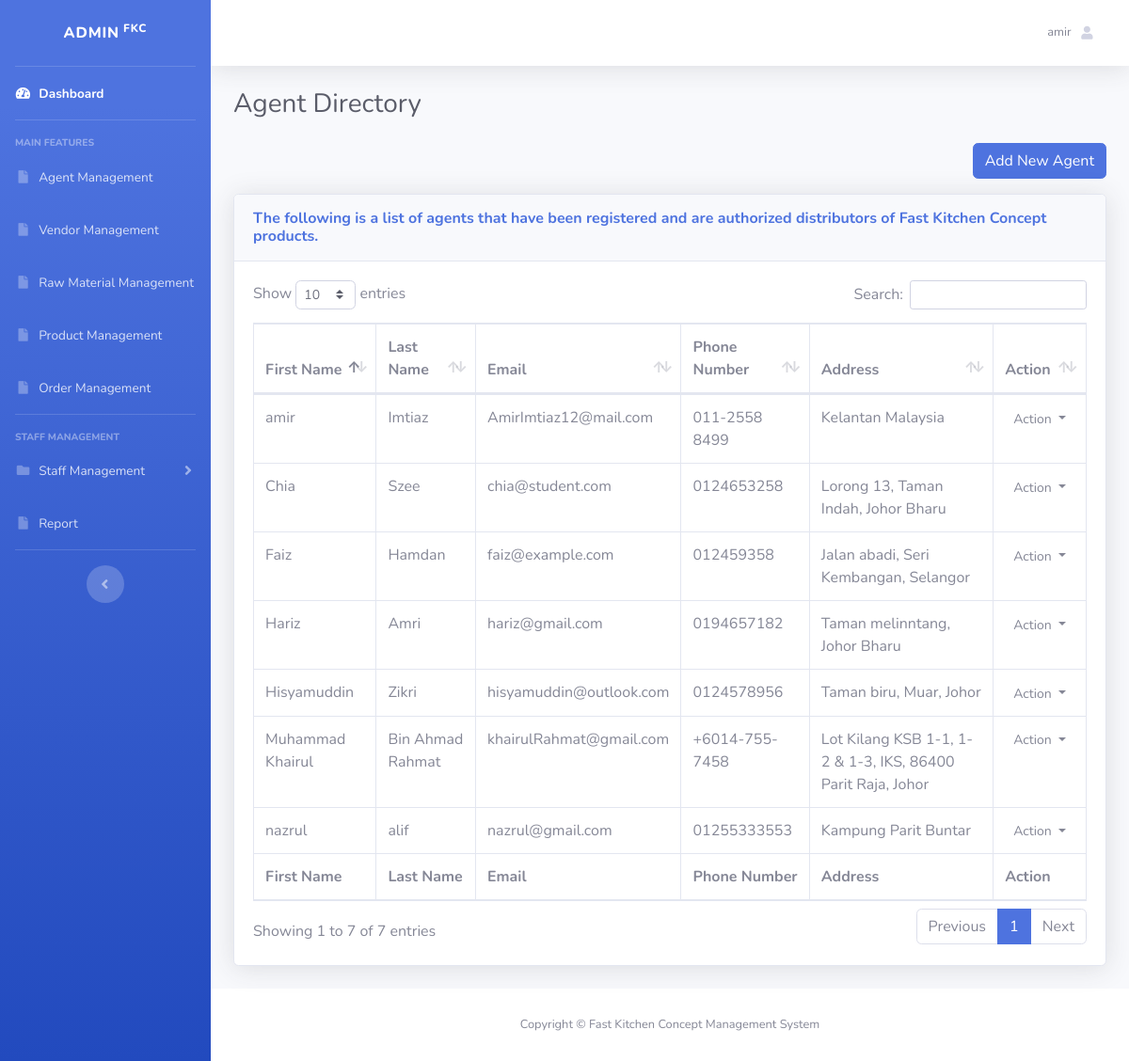
Page /admin/agent_management/index.php (signed in) on the committed database.
### tables this page shows
CREATE TABLE `agent` (
  `id_agent` int(25) NOT NULL,
  `agent_fname` varchar(255) NOT NULL,
  `agent_lname` varchar(255) NOT NULL,
  `agent_email` varchar(255) NOT NULL,
  `agent_phone` varchar(255) NOT NULL,
  `agent_address` varchar(255) NOT NULL
);

### admin/agent_management/index.php (the view, shortened to what this page needs)
<?php
require('../../db/db_connect.php');
?>
<!DOCTYPE html>
<html lang="en">
<head>
    <link href="../../vendor/fontawesome-free/css/all.min.css" rel="stylesheet" type="text/css">
    <link href="../../css/sb-admin-2.min.css" rel="stylesheet">
        <link href="../../vendor/datatables/dataTables.bootstrap4.min.css" rel="stylesheet">
</head>
<body id="page-top">
    <div id="wrapper">
        <ul class="navbar-nav bg-gradient-primary sidebar sidebar-dark accordion" id="accordionSidebar">
            <a class="sidebar-brand d-flex align-items-center justify-content-center" href="index.php">
                <div class="sidebar-brand-text mx-2">ADMIN<sup> FKC</sup></div>
            </a>
            <hr class="sidebar-divider my-0">
            <li class="nav-item active">
                <a class="nav-link" href="../index.php">
                    <i class="fas fa-fw fa-tachometer-alt"></i>
                    <span>Dashboard</span></a>
            </li>
            <hr class="sidebar-divider">
            <div class="sidebar-heading">
                Main Features
            </div>
            <li class="nav-item">
                <a class="nav-link" href="index.php">
                    <i class="fas fa-fw fa-file"></i>
                    <span>Agent Management</span></a>
            </li>
            <li class="nav-item">
                <a class="nav-link" href="../vendor_management/index.php">
                    <i class="fas fa-fw fa-file"></i>
                    <span>Vendor Management</span></a>
            </li>
            <li class="nav-item">
                <a class="nav-link" href="../raw_material_management/index.php">
                    <i class="fas fa-fw fa-file"></i>
                    <span>Raw Material Management</span></a>
            </li>
            <li class="nav-item">
                <a class="nav-link" href="../product_management/index.php">
                    <i class="fas fa-fw fa-file"></i>
                    <span>Product Management</span></a>
            </li>
            <li class="nav-item">
                <a class="nav-link" href="../order_management/index.php">
                    <i class="fas fa-fw fa-file"></i>
                    <span>Order Management</span></a>
            </li>
            <hr class="sidebar-divider">
            <div class="sidebar-heading">
                Staff Management
            </div>
            <li class="nav-item">
                <a class="nav-link collapsed" href="#" data-toggle="collapse" data-target="#collapsePages"
                    aria-expanded="true" aria-controls="collapsePages">
                    <i class="fas fa-fw fa-folder"></i>
                    <span>Staff Management</span>
                </a>
            </li>
            <li class="nav-item">
                <a class="nav-link" href="../report_management/index.php">
                    <i class="fas fa-fw fa-file"></i>
                    <span>Report</span></a>
            </li>
            <hr class="sidebar-divider d-none d-md-block">
            <div class="text-center d-none d-md-inline">
                <button class="rounded-circle border-0" id="sidebarToggle"></button>
            </div>
        </ul>
        <div id="content-wrapper" class="d-flex flex-column">
            <div id="content">
                <nav class="navbar navbar-expand navbar-light bg-white topbar mb-4 static-top shadow">
                    <ul class="navbar-nav ml-auto">
                        <li class="nav-item dropdown no-arrow">
                            <a class="nav-link dropdown-toggle" href="#" id="userDropdown" role="button"
                                data-toggle="dropdown" aria-haspopup="true" aria-expanded="false">
                                <span class="mr-2 d-none d-lg-inline text-gray-600 small">    <?php echo $_SESSION['name']; ?></span>
                                <i class="fas fa-user fa-sm fa-fw mr-2 text-gray-400"></i>
                            </a>
                        </li>
                    </ul>
                </nav>
 <div class="container-fluid">
    <h1 class="h3 mb-2 text-gray-800">Agent Directory</h1>
    <div class="text-right">
        <a href="addAgent.php" class="btn btn-primary mb-3">Add New Agent</a>
    </div>
    <div class="card shadow mb-4">
        <div class="card-header py-3">
            <h6 class="m-0 font-weight-bold text-primary">The following is a list of agents that have been registered and are authorized distributors of Fast Kitchen Concept products.</h6>
        </div>
        <div class="card-body">
            <div class="table-responsive">
                <table class="table table-bordered" id="dataTable" width="100%" cellspacing="0">
                    <thead>
                        <tr>
                            <th>First Name</th>
                            <th>Last Name</th>
                            <th>Email</th>
                            <th>Phone Number</th>
                            <th>Address</th>
                            <th>Action</th>
                        </tr>
                    </thead>
                    <tfoot>
                        <tr>
                            <th>First Name</th>
                            <th>Last Name</th>
                            <th>Email</th>
                            <th>Phone Number</th>
                            <th>Address</th>
                            <th>Action</th>
                        </tr>
                    </tfoot>
                    <tbody>
                    <?php
                    $sql = "SELECT * FROM agent";
                    $sql_run = mysqli_query($conn, $sql);
                     while($row= mysqli_fetch_array($sql_run)){
                                        ?>
                        <tr>
                            <td><?php echo $row['agent_fname']; ?></td>
                            <td><?php echo $row['agent_lname']; ?></td>
                            <td><?php echo $row['agent_email']; ?></td>
                            <td><?php echo $row['agent_phone']; ?></td>
                            <td><?php echo $row['agent_address']; ?></td>
							<td align="center">
                                <button type="button" class="btn btn-flat btn-default btn-sm dropdown-toggle dropdown-icon py-0" data-toggle="dropdown">
                                         Action
                                 </button>
                           </td>
                        </tr> <?php } ?>
                    </tbody>
                </table>
            </div>
        </div>
    </div>
</div>
            </div>
            <footer class="sticky-footer bg-white">
                <div class="container my-auto">
                    <div class="copyright text-center my-auto">
                        <span>Copyright &copy; Fast Kitchen Concept Management System</span>
                    </div>
                </div>
            </footer>
        </div>
    </div>
</body>
</html>

### rows in the picture
agent: agent_fname "Muhammad Khairul", agent_lname "Bin Ahmad Rahmat", agent_email "khairulRahmat@gmail.com", agent_phone "+6014-755-7458", agent_address "Lot Kilang KSB 1-1, 1-2 & 1-3, IKS, 86400 Parit Raja, Johor"
agent: agent_fname "amir", agent_lname "Imtiaz", agent_email "AmirImtiaz12@mail.com", agent_phone "011-2558 8499", agent_address "Kelantan Malaysia"
agent: agent_fname "nazrul", agent_lname "alif", agent_email "nazrul@gmail.com", agent_phone "01255333553", agent_address "Kampung Parit Buntar"
agent: agent_fname "Hariz", agent_lname "Amri", agent_email "hariz@gmail.com", agent_phone "0194657182", agent_address "Taman melinntang, Johor Bharu"
agent: agent_fname "Faiz", agent_lname "Hamdan", agent_email "faiz@example.com", agent_phone "012459358", agent_address "Jalan abadi, Seri Kembangan, Selangor"
agent: agent_fname "Hisyamuddin", agent_lname "Zikri", agent_email "hisyamuddin@outlook.com", agent_phone "0124578956", agent_address "Taman biru, Muar, Johor"
agent: agent_fname "Chia", agent_lname "Szee", agent_email "chia@student.com", agent_phone "0124653258", agent_address "Lorong 13, Taman Indah, Johor Bharu"

### other values in the picture
$_SESSION['name'] "amir"
